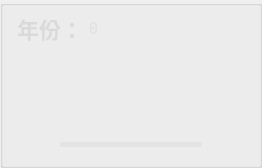
          <widget class="QGroupBox" name="groupBox_201">
           <property name="styleSheet">
            <string notr="true">#groupBox_201{
background-color: rgba(95, 95, 95, 200);
border: 0px solid #42adff;
border-left: 1px solid rgba(200, 200, 200,100);
border-right: 0px solid rgba(29, 83, 185, 255);
border-radius:0px;}</string>
           </property>
           <property name="title">
            <string/>
           </property>
           <layout class="QVBoxLayout" name="verticalLayout_4" stretch="0,0,0">
            <property name="topMargin">
             <number>0</number>
            </property>
            <property name="bottomMargin">
             <number>0</number>
            </property>
            <item>
             <widget class="QGroupBox" name="groupBox_3">
              <property name="minimumSize">
               <size>
                <width>0</width>
                <height>42</height>
               </size>
              </property>
              <property name="maximumSize">
               <size>
                <width>16777215</width>
                <height>42</height>
               </size>
              </property>
              <property name="styleSheet">
               <string notr="true">#groupBox_3{
border: 0px solid #42adff;
border-radius:0px;}</string>
              </property>
              <property name="title">
               <string/>
              </property>
              <layout class="QHBoxLayout" name="horizontalLayout_6">
               <property name="leftMargin">
                <number>0</number>
               </property>
               <property name="topMargin">
                <number>0</number>
               </property>
               <property name="rightMargin">
                <number>0</number>
               </property>
               <property name="bottomMargin">
                <number>0</number>
               </property>
               <item>
                <widget class="QLabel" name="label_123">
                 <property name="minimumSize">
                  <size>
                   <width>0</width>
                   <height>0</height>
                  </size>
                 </property>
                 <property name="maximumSize">
                  <size>
                   <width>16777215</width>
                   <height>40</height>
                  </size>
                 </property>
                 <property name="styleSheet">
                  <string notr="true">QLabel
{
	font-size: 22px;
	font-family: &quot;Microsoft YaHei&quot;;
	font-weight: bold;
 		border-radius:9px;
		background:rgba(66, 195, 255, 0);
color: rgb(218, 218, 218);
}
</string>
                 </property>
                 <property name="text">
                  <string>年份：</string>
                 </property>
                </widget>
               </item>
               <item>
                <widget class="QLabel" name="label_year">
                 <property name="minimumSize">
                  <size>
                   <width>0</width>
                   <height>0</height>
                  </size>
                 </property>
                 <property name="maximumSize">
                  <size>
                   <width>16777215</width>
                   <height>40</height>
                  </size>
                 </property>
                 <property name="font">
                  <font>
                   <family>DejaVu Sans Mono</family>
                   <pointsize>-1</pointsize>
                  </font>
                 </property>
                 <property name="styleSheet">
                  <string notr="true">QLabel{
	font-family: &quot;DejaVu Sans Mono&quot;;
	font-size: 15px;
	color: #e1e1e1;}</string>
                 </property>
                 <property name="text">
                  <string>0</string>
                 </property>
                </widget>
               </item>
               <item>
                <spacer name="horizontalSpacer_14">
                 <property name="orientation">
                  <enum>Qt::Horizontal</enum>
                 </property>
                 <property name="sizeHint" stdset="0">
                  <size>
                   <width>40</width>
                   <height>20</height>
                  </size>
                 </property>
                </spacer>
               </item>
               <item>
                <widget class="QLabel" name="fps_label">
                 <property name="minimumSize">
                  <size>
                   <width>100</width>
                   <height>40</height>
                  </size>
                 </property>
                 <property name="maximumSize">
                  <size>
                   <width>100</width>
                   <height>40</height>
                  </size>
                 </property>
                 <property name="styleSheet">
                  <string notr="true">QLabel
{
	font-size: 20px;
	font-family: &quot;Microsoft YaHei&quot;;
	font-weight: bold;
 		border-radius:9px;
		background:rgba(66, 195, 255, 0);
color: rgb(218, 218, 218);
}
</string>
                 </property>
                 <property name="text">
                  <string/>
                 </property>
                 <property name="alignment">
                  <set>Qt::AlignCenter</set>
                 </property>
                </widget>
               </item>
              </layout>
             </widget>
            </item>
            <item>
             <widget class="QSplitter" name="splitter">
              <property name="enabled">
               <bool>true</bool>
              </property>
              <property name="styleSheet">
               <string notr="true">#splitter::handle{background: 1px solid  rgba(200, 200, 200,100);}</string>
              </property>
              <property name="frameShape">
               <enum>QFrame::NoFrame</enum>
              </property>
              <property name="lineWidth">
               <number>10</number>
              </property>
              <property name="orientation">
               <enum>Qt::Horizontal</enum>
              </property>
              <property name="handleWidth">
               <number>1</number>
              </property>
              <widget class="Label_click_Mouse" name="out_video">
               <property name="enabled">
                <bool>true</bool>
               </property>
               <property name="sizePolicy">
                <sizepolicy hsizetype="Ignored" vsizetype="Ignored">
                 <horstretch>0</horstretch>
                 <verstretch>0</verstretch>
                </sizepolicy>
               </property>
               <property name="minimumSize">
                <size>
                 <width>200</width>
                 <height>0</height>
                </size>
               </property>
               <property name="font">
                <font>
                 <family>微软雅黑</family>
                 <pointsize>36</pointsize>
                </font>
               </property>
               <property name="cursor">
                <cursorShape>ArrowCursor</cursorShape>
               </property>
               <property name="styleSheet">
                <string notr="true">color: rgb(218, 218, 218);
</string>
               </property>
               <property name="text">
                <string/>
               </property>
               <property name="scaledContents">
                <bool>false</bool>
               </property>
               <property name="alignment">
                <set>Qt::AlignCenter</set>
               </property>
              </widget>
             </widget>
            </item>
            <item>
             <layout class="QHBoxLayout" name="horizontalLayout_12">
              <property name="rightMargin">
               <number>0</number>
              </property>
              <item>
               <widget class="QPushButton" name="runButton">
                <property name="minimumSize">
                 <size>
                  <width>40</width>
                  <height>40</height>
                 </size>
                </property>
                <property name="styleSheet">
                 <string notr="true">QPushButton {
border-style: solid;
border-width: 0px;
border-radius: 0px;
background-color: rgba(223, 223, 223, 0);
}
QPushButton::focus{outline: none;}
QPushButton::hover {
border-style: solid;
border-width: 0px;
border-radius: 0px;
background-color: rgba(223, 223, 223, 150);}</string>
                </property>
                <property name="text">
                 <string/>
                </property>
                <property name="icon">
                 <iconset resource="../apprcc.qrc">
                  <normaloff>:/img/icon/运行.png</normaloff>
                  <normalon>:/img/icon/暂停.png</normalon>
                  <disabledoff>:/img/icon/运行.png</disabledoff>
                  <disabledon>:/img/icon/暂停.png</disabledon>
                  <activeoff>:/img/icon/运行.png</activeoff>
                  <activeon>:/img/icon/暂停.png</activeon>
                  <selectedoff>:/img/icon/运行.png</selectedoff>
                  <selectedon>:/img/icon/暂停.png</selectedon>:/img/icon/运行.png</iconset>
                </property>
                <property name="iconSize">
                 <size>
                  <width>30</width>
                  <height>30</height>
                 </size>
                </property>
                <property name="checkable">
                 <bool>true</bool>
                </property>
               </widget>
              </item>
              <item>
               <widget class="QProgressBar" name="progressBar">
                <property name="maximumSize">
                 <size>
                  <width>16777215</width>
                  <height>5</height>
                 </size>
                </property>
                <property name="styleSheet">
                 <string notr="true">QProgressBar{ color: rgb(255, 255, 255); font:12pt; border-radius:2px; text-align:center; border:none; background-color: rgba(215, 215, 215,100);} 
QProgressBar:chunk{ border-radius:0px; background: rgba(55, 55, 55, 200);}</string>
                </property>
                <property name="maximum">
                 <number>1000</number>
                </property>
                <property name="value">
                 <number>0</number>
                </property>
                <property name="textVisible">
                 <bool>false</bool>
                </property>
               </widget>
              </item>
              <item>
               <widget class="QPushButton" name="stopButton">
                <property name="minimumSize">
                 <size>
                  <width>40</width>
                  <height>40</height>
                 </size>
                </property>
                <property name="styleSheet">
                 <string notr="true">QPushButton {
border-style: solid;
border-width: 0px;
border-radius: 0px;
background-color: rgba(223, 223, 223, 0);
}
QPushButton::focus{outline: none;}
QPushButton::hover {
border-style: solid;
border-width: 0px;
border-radius: 0px;
background-color: rgba(223, 223, 223, 150);}</string>
                </property>
                <property name="text">
                 <string/>
                </property>
                <property name="icon">
                 <iconset resource="../apprcc.qrc">
                  <normaloff>:/img/icon/终止.png</normaloff>:/img/icon/终止.png</iconset>
                </property>
                <property name="iconSize">
                 <size>
                  <width>30</width>
                  <height>30</height>
                 </size>
                </property>
               </widget>
              </item>
             </layout>
            </item>
           </layout>
          </widget>
